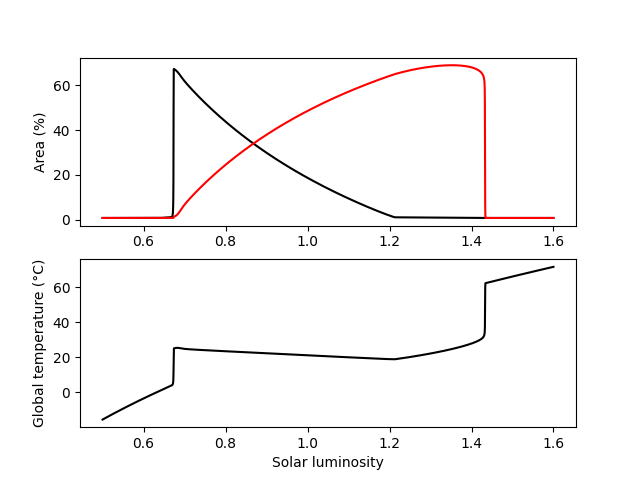

The Python source for this figure:
import numpy as np
import matplotlib.pyplot as plt

temp_min = 278.15
temp_max = 313.15
temp_opt = 295.65
albedo_barren = 0.5
albedo_white = 0.75
albedo_black = 0.25
area_white = 0.01
area_black = 0.01
death_rate = 0.3
S = 1000
sigma = 5.67032e-8
R = 0.12

if __name__ == '__main__':

    luminosity = np.arange(0.5, 1.6, 0.0001)
    area_black_a = np.zeros_like(luminosity)
    area_white_a = np.zeros_like(luminosity)
    temp_planet_a = np.zeros_like(luminosity)
    
    for j, lum in enumerate(luminosity):

        if area_black < 0.01:
            area_black = 0.01
        if area_white < 0.01:
            area_white = 0.01
        area_barren = 1 - (area_black + area_white)

        darea_black = 0
        darea_white = 0

        albedo_planet = (area_black * albedo_black + area_white * albedo_white + area_barren * albedo_barren)
        temp_planet = (lum*S*(1-albedo_planet)/sigma)**(0.25)
        temp_black = (R*lum*S/sigma*(albedo_planet-albedo_black) + temp_planet**4)**(0.25)
        temp_white = (R*lum*S/sigma*(albedo_planet-albedo_white) + temp_planet**4)**(0.25)

        if (temp_black >= temp_min and temp_black <= temp_max):
           birth_black = 1 - 0.003265*(temp_opt-temp_black)**2
        else:
            birth_black = 0
        if (temp_white >= temp_min and temp_white <= temp_max):
            birth_white = 1 - 0.003265*(temp_opt-temp_white)**2
        else:
            birth_white = 0.0

        darea_black = area_black*(birth_black*area_barren-death_rate)
        darea_white = area_white*(birth_white*area_barren-death_rate)

        area_black += darea_black
        area_white += darea_white

        area_black_a[j] = area_black
        area_white_a[j] = area_white
        temp_planet_a[j] = temp_planet

    fig, ax = plt.subplots(2, 1)
    ax[0].plot(luminosity, 100*area_black_a, color='black')
    ax[0].plot(luminosity, 100*area_white_a, color='red')
    ax[0].set_ylabel('Area (%)')

    ax[1].plot(luminosity, temp_planet_a-273.15, color='black')
    ax[1].set_xlabel('Solar luminosity')
    ax[1].set_ylabel('Global temperature (°C)')
    plt.savefig('DaisyWorld.png')
